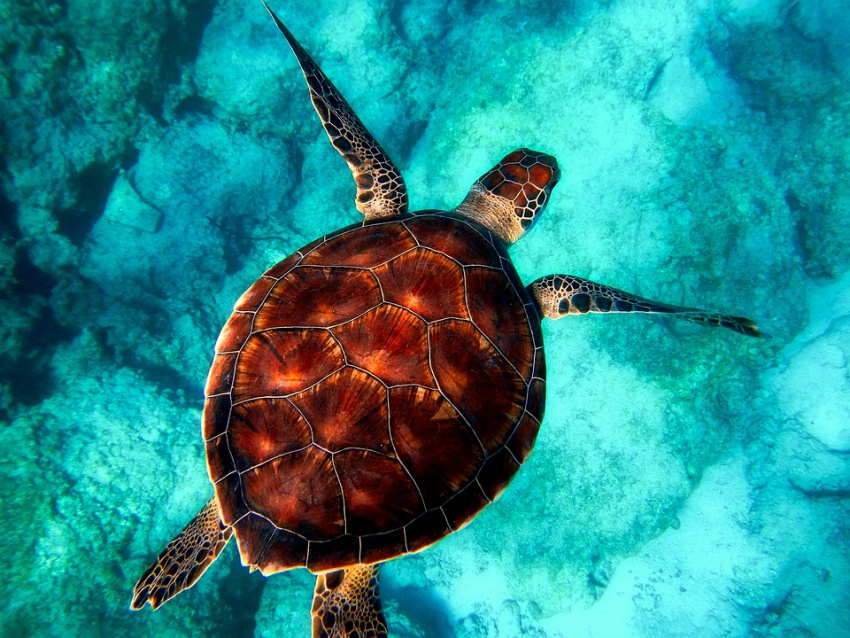
//> input picture image.jpg, 850 x 638 px
$ ./main   (built with g++ and OpenCV 4)
//> lines starting //> are read from the running program, lines starting //| are printed output that depends on the picture
#include <iostream>
#include <opencv2/highgui.hpp>
#include <opencv2/imgproc.hpp>

using namespace std;
using namespace cv;

int main()
{
    Mat img = imread("../Visual_Pattern_Recognition-Practice_3-8_semester/image.jpg", IMREAD_COLOR);
//> img is the input picture: 638 rows x 850 cols, CV_8UC3; mean B, G, R 139.1, 139, 37.6
    if (img.empty()){
        cout << "Изображение не загружено" << endl;
        return -1;
    }
    namedWindow("Original", WINDOW_NORMAL);
    imshow("Original", img);
    Mat GRAY_img, CIE_XYZ_img, YCC_img, HSV_img, CIE_Lab_img, CIE_Luv_img, HLS_img, YUV_img;

    cvtColor(img, GRAY_img, COLOR_BGR2GRAY);
    namedWindow("GRAY", WINDOW_NORMAL);
    imshow("GRAY", GRAY_img);

    cvtColor(img, CIE_XYZ_img, COLOR_BGR2XYZ);
//> CIE_XYZ_img: 638 rows x 850 cols, CV_8UC3; mean of channels 0, 1, 2 90.3, 117.4, 148.9
    namedWindow("CIE XYZ", WINDOW_NORMAL);
    imshow("CIE XYZ", CIE_XYZ_img);
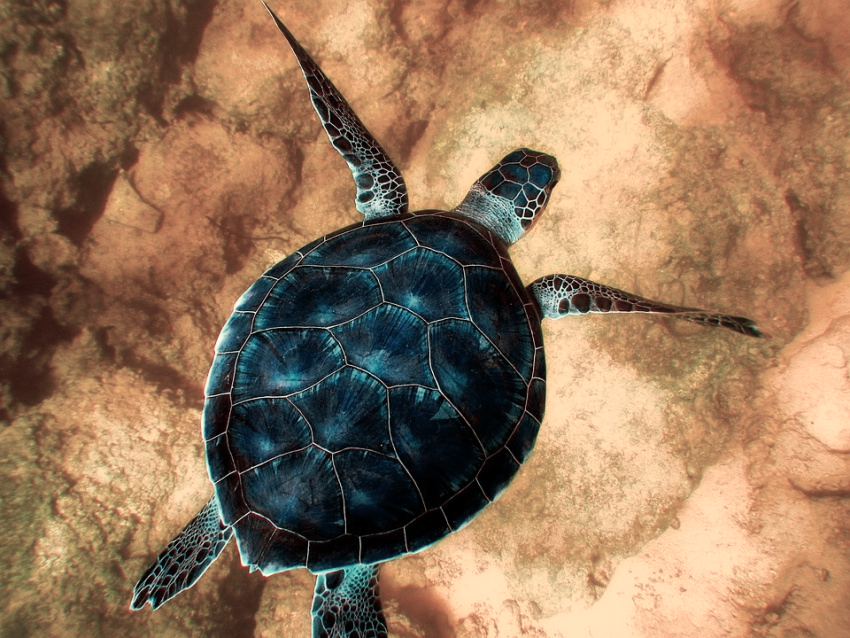
//> window 'CIE XYZ': 638 rows x 850 cols, CV_8UC3; mean B, G, R 90.3, 117.4, 148.9

    cvtColor(img, YCC_img, COLOR_BGR2YCrCb);
//> YCC_img: 638 rows x 850 cols, CV_8UC3; mean of channels 0, 1, 2 108.7, 77.3, 145.2
    namedWindow("YCC", WINDOW_NORMAL);
    imshow("YCC", YCC_img);
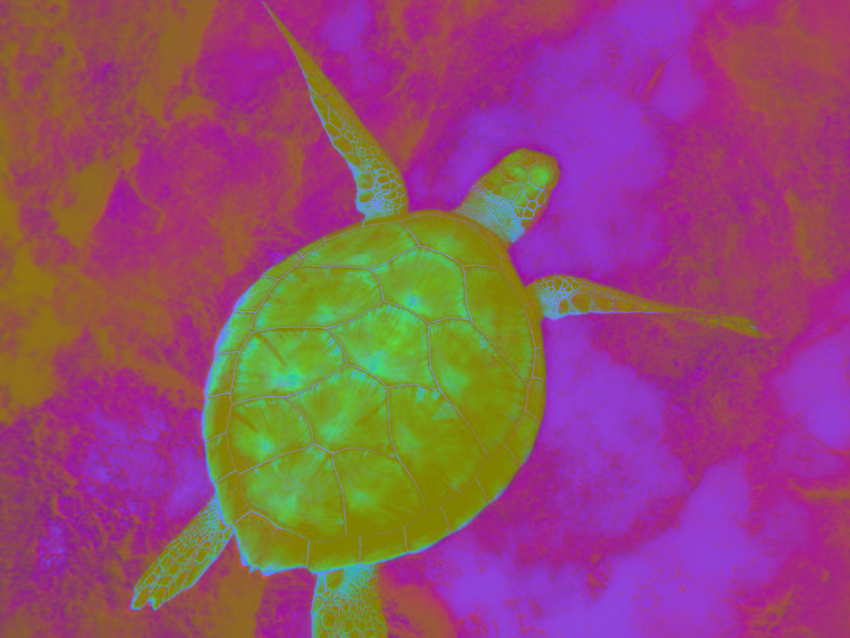
//> window 'YCC': 638 rows x 850 cols, CV_8UC3; mean B, G, R 108.7, 77.3, 145.2

    cvtColor(img, HSV_img, COLOR_BGR2HSV);
//> HSV_img: 638 rows x 850 cols, CV_8UC3; mean H, S, V 79.4, 217, 154.9
    namedWindow("HSV", WINDOW_NORMAL);
    imshow("HSV", HSV_img);
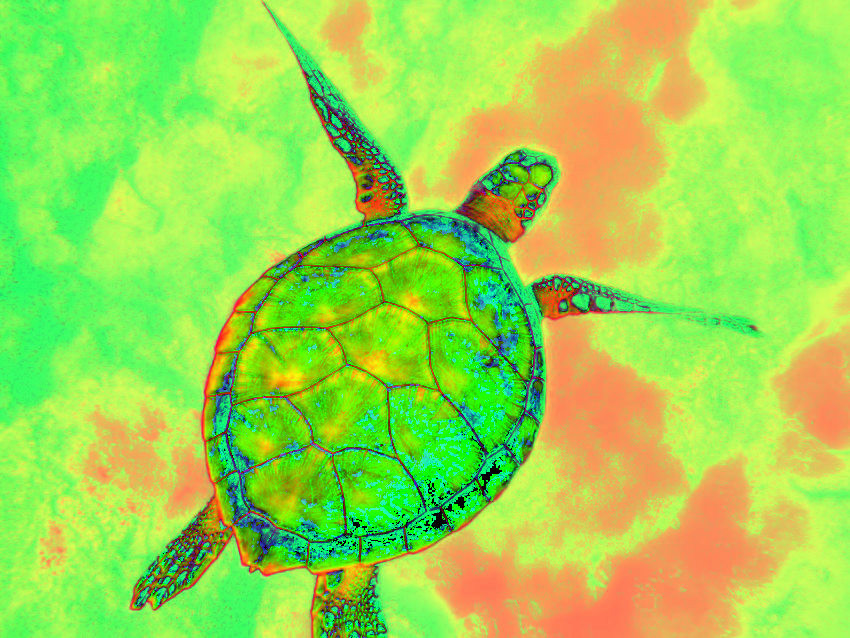
//> window 'HSV': 638 rows x 850 cols, CV_8UC3; mean B, G, R 79.4, 217, 154.9

    cvtColor(img, CIE_Lab_img, COLOR_BGR2Lab);
//> CIE_Lab_img: 638 rows x 850 cols, CV_8UC3; mean of channels 0, 1, 2 135.3, 107.3, 122.3
    namedWindow("CIE Lab", WINDOW_NORMAL);
    imshow("CIE Lab", CIE_Lab_img);
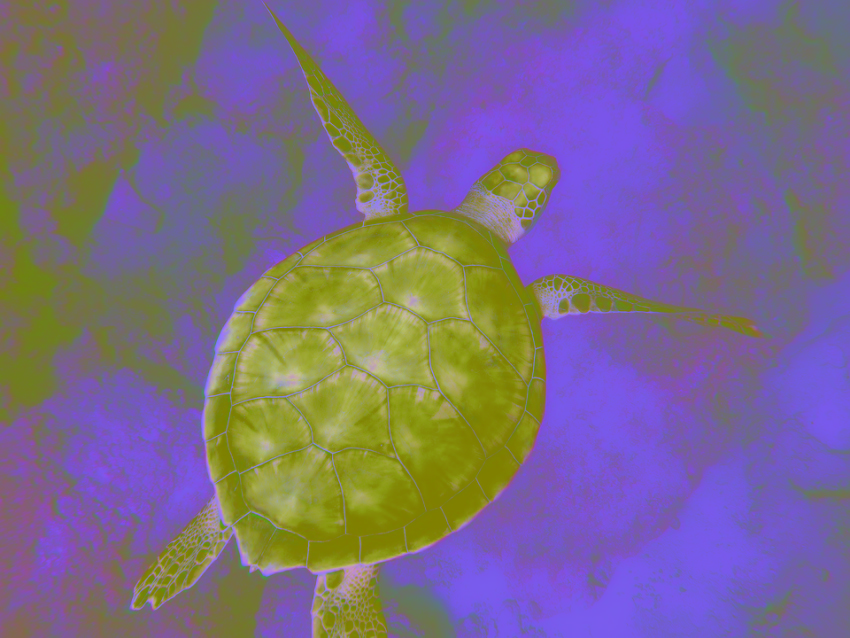
//> window 'CIE Lab': 638 rows x 850 cols, CV_8UC3; mean B, G, R 135.3, 107.3, 122.3

    cvtColor(img, CIE_Luv_img, COLOR_BGR2Luv);
//> CIE_Luv_img: 638 rows x 850 cols, CV_8UC3; mean of channels 0, 1, 2 134.7, 75.7, 129.2
    namedWindow("CIE Luv", WINDOW_NORMAL);
    imshow("CIE Luv", CIE_Luv_img);
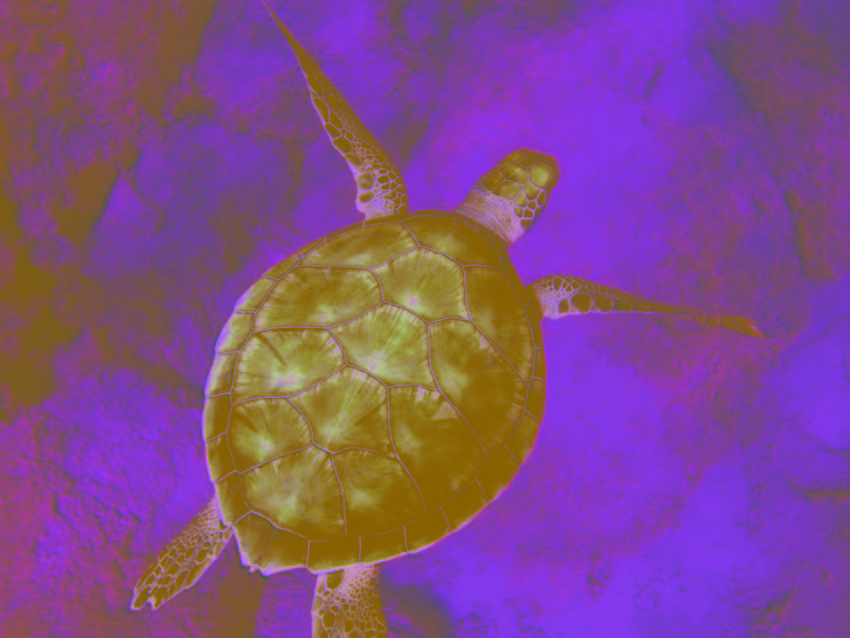
//> window 'CIE Luv': 638 rows x 850 cols, CV_8UC3; mean B, G, R 134.7, 75.7, 129.2

    cvtColor(img, HLS_img, COLOR_BGR2HLS);
//> HLS_img: 638 rows x 850 cols, CV_8UC3; mean of channels 0, 1, 2 79.5, 90.2, 216.8
    namedWindow("HLS", WINDOW_NORMAL);
    imshow("HLS", HLS_img);
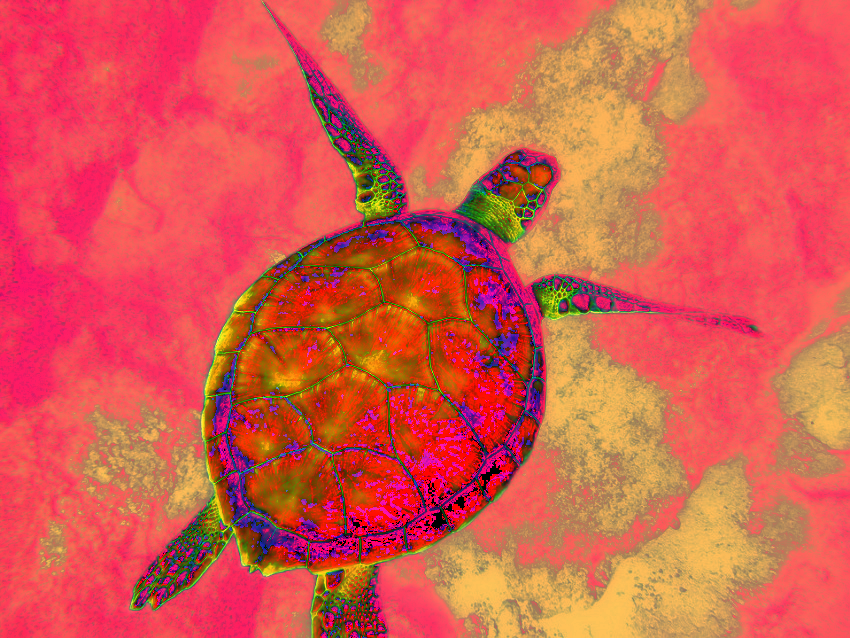
//> window 'HLS': 638 rows x 850 cols, CV_8UC3; mean B, G, R 79.5, 90.2, 216.8

    cvtColor(img, YUV_img, COLOR_BGR2YUV);
//> YUV_img: 638 rows x 850 cols, CV_8UC3; mean of channels 0, 1, 2 108.7, 143, 65.7
    namedWindow("YUV", WINDOW_NORMAL);
    imshow("YUV", YUV_img);
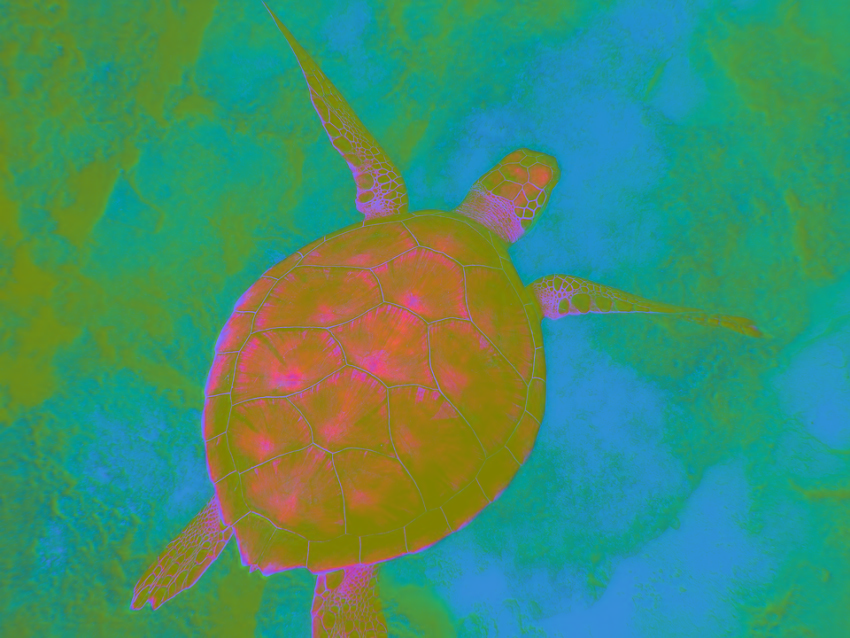
//> window 'YUV': 638 rows x 850 cols, CV_8UC3; mean B, G, R 108.7, 143, 65.7

    waitKey(0);
    return 0;
}
